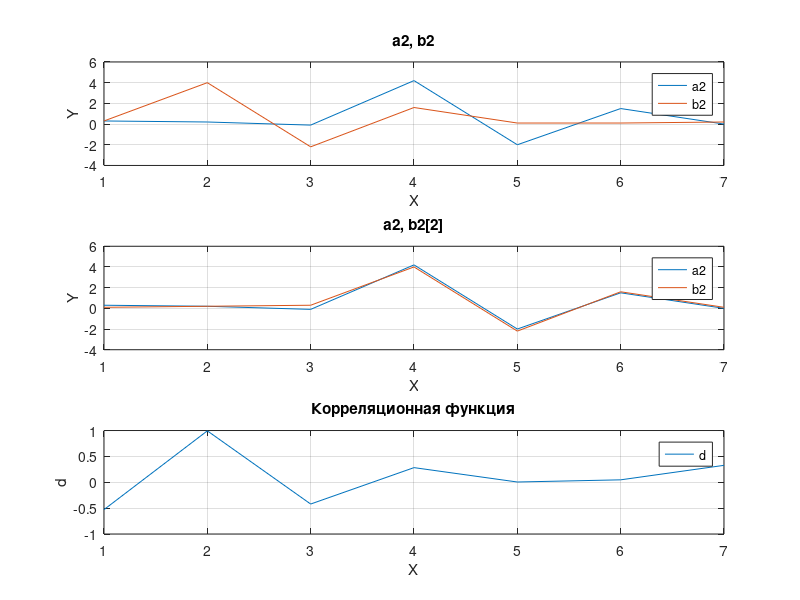

The MATLAB source for this figure:
v=3; %вариант - номер в журнале
f1=v;
f2=v + 4;
f3=v*2 + 1;

t = linspace(1, 100, 100);

S1(t) = cos(2*pi*f1*(t/100));
S2(t) = cos(2*pi*f2*(t/100));
S3(t) = cos(2*pi*f3*(t/100));

a1(t) = 2*S1(t) + 3*S2(t) + S3(t); %условие исходя из варианта
b1(t) = S2(t) + S3(t);
mult=0;
suma=0;
sumb=0;
for n = 1:100
    mult=mult+a1(n)*b1(n);
    suma=suma+a1(n).^2;
    sumb=sumb+b1(n).^2;
end
fprintf("\nКорреляция a1 и b1=%f\n", mult);
xmult=mult/sqrt(suma*sumb);
fprintf('Нормализованная корреляция a1 и b1=%f\n', xmult);
%2 массива значений
x21 = [1 2 3 4 5 6 7];
x22 = [1 2 3 4 5 6 7];
%условие
a2 = [0.3 0.2 -0.1 4.2 -2 1.5 0];
b2 = [0.3 4 -2.2 1.6 0.1 0.1 0.2];
rhoab2 = a2(1, 1)*b2(1, 1) + a2(1, 2)*b2(1, 2) + a2(1, 3)*b2(1, 3) + a2(1, 4)*b2(1, 4) + a2(1, 5)*b2(1, 5) + a2(1, 6)*b2(1, 6) + a2(1, 7)*b2(1, 7);
fprintf("\nКорелляция a2 и b2 = %f\n", rhoab2);
deoniatorab2=sqrt((a2(1, 1).^2 + a2(1, 2).^2 + a2(1, 3).^2 + a2(1, 4).^2 + a2(1, 5).^2 + a2(1, 6).^2 + a2(1, 7).^2)*(b2(1, 1).^2 + b2(1, 2).^2 + b2(1, 3).^2 + b2(1, 4).^2 + b2(1, 5).^2 + b2(1, 6).^2 + b2(1, 7).^2));
xrhoab2=rhoab2/deoniatorab2;
fprintf("Нормализованная корелляция a2 и b2 = %f\n", xrhoab2);
subplot(3,1,1);
plot(x21, a2, x22, b2);
title('a2, b2');
xlabel('X');
ylabel('Y');
legend('a2', 'b2');
grid on;
%сдвиг b
d = [0 0 0 0 0 0 0];
maxcor=1;
for g = 1:7
b2last7=b2(1, 7);
for n = 1:6
    b2(1, 8-n)=b2(1, 8-n-1);
end
b2(1, 1)=b2last7;
rhoab2 = a2(1, 1)*b2(1, 1) + a2(1, 2)*b2(1, 2) + a2(1, 3)*b2(1, 3) + a2(1, 4)*b2(1, 4) + a2(1, 5)*b2(1, 5) + a2(1, 6)*b2(1, 6) + a2(1, 7)*b2(1, 7);
fprintf("\nКорелляция a2 и b2(%d) = %f\n", g, rhoab2);
deoniatorab2=sqrt((a2(1, 1).^2 + a2(1, 2).^2 + a2(1, 3).^2 + a2(1, 4).^2 + a2(1, 5).^2 + a2(1, 6).^2 + a2(1, 7).^2)*(b2(1, 1).^2 + b2(1, 2).^2 + b2(1, 3).^2 + b2(1, 4).^2 + b2(1, 5).^2 + b2(1, 6).^2 + b2(1, 7).^2));
xrhoab2=rhoab2/deoniatorab2;
fprintf("Нормализованная корелляция a2 и b2(%d) = %f\n", g, xrhoab2);
d(1, g)=xrhoab2;
if d(1, g) >= d(1, maxcor) %сравнение в массиве нормализ корреляции
    maxcor = g;
    subplot(3,1,2);
    plot(x21, a2, x22, b2);
    title(['a2, b2[' num2str(maxcor) ']']);
    xlabel('X');
    ylabel('Y');
    legend('a2', 'b2');
    grid on;
end
end
subplot(3,1,3);
plot(x21, d);
title('Корреляционная функция');
xlabel('X');
ylabel('d');
legend('d');
grid on;
%%%%%%%%%%%%%%%%%%%%%%%